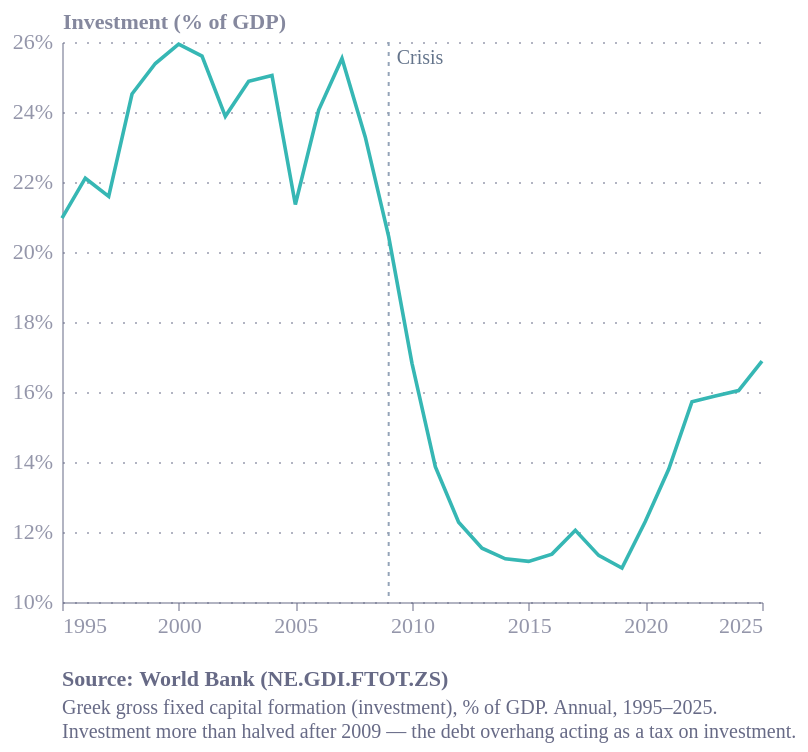

The specification (Vega-Lite) saved for this image:
### Vega-Lite specification from a JSON file in a GitHub repository (floating-point values rounded to 4 significant figures)
{"config": {"font": "Circular Std", "text": {"color": "#676A86", "align": "left", "baseline": "middle", "dx": 7, "dy": 0, "fontSize": 11}, "view": {"stroke": "transparent", "continuousWidth": 400, "continuousHeight": 300, "discreteWidth": 400, "discreteHeight": 300, "fill": "transparent"}, "range": {"category": ["#36B7B4", "#E6224B", "#F4C245", "#0063AF", "#00A767", "#179FDB", "#EB5C2E", "#5C267B", "#122B39"], "diverging": ["#E6224B", "#E54753", "#C9C9C9", "#179FDB", "#122B39"], "heatmap": ["#C9C9C9", "#179FDB", "#0063AF", "#122B39"], "ordinal": ["#00A767", "#36B7B4", "#179FDB", "#0063AF", "#243B5A"]}, "bar": {"color": "#179fdb"}, "line": {"color": "#e6224b"}, "rule": {"color": "#676A86"}, "area": {"opacity": 0.8}, "point": {"filled": true, "size": 80, "color": "#e6224b", "opacity": 0.95}, "geoshape": {"stroke": "white", "strokeWidth": 0.3}, "rect": {"fill": "#d6d4d4", "opacity": 0.3}, "axis": {"labelColor": "#676A86", "labelFontSize": 11, "labelFont": "Circular Std", "labelOpacity": 0.7, "tickColor": "#676A86", "tickOpacity": 0.5, "domainColor": "#676A86", "domainOpacity": 0.5, "gridColor": "#676A86", "gridDash": [2, 2], "gridOpacity": 0.5, "title": null, "titleColor": "#676A86", "titleOpacity": 0.8, "tickSize": 4}, "axisXDiscrete": {"grid": false, "labelAngle": 0, "tickCount": 10, "tickOpacity": 0.5, "title": null}, "axisYDiscrete": {"ticks": false, "labelPadding": 5}, "axisXTemporal": {"grid": false, "ticks": true}, "axisXQuantitative": {"grid": true}, "axisYQuantitative": {"gridColor": "#676A86", "gridDash": [1, 5], "gridOpacity": 0.5, "ticks": false, "labelPadding": 5, "tickCount": 8, "titleAngle": 0, "titleAlign": "left", "titleBaseline": "bottom", "titleX": 0, "titleY": -5}, "title": {"color": "#676A86E6", "subtitleColor": "#676A86", "font": "Circular Std", "subtitleFont": "Circular Std", "anchor": "start", "fontSize": 14, "subtitleFontSize": 12, "subtitlePadding": 4, "offset": 0, "frame": "group"}, "legend": {"titleColor": "#122b39", "title": null, "labelColor": "#122b39", "labelFontSize": 11}, "background": "white"}, "layer": [{"data": {"name": "data-1f73462ec1e60cd65517e528affd1124"}, "mark": {"type": "rule", "color": "#94a3b8", "strokeDash": [2, 3]}, "encoding": {"x": {"field": "date", "type": "temporal"}}}, {"data": {"name": "data-84f4b20225a6870593221eaa0a57d67a"}, "mark": {"type": "text", "align": "left", "color": "#64748b", "dx": 4, "dy": -4, "fontSize": 10}, "encoding": {"text": {"field": "t", "type": "nominal"}, "x": {"field": "date", "type": "temporal"}, "y": {"value": 12}}}, {"data": {"name": "data-6afc8782e73b729f7dc16faa16234977"}, "mark": {"type": "line", "strokeWidth": 1.8}, "encoding": {"color": {"field": "series", "legend": null, "type": "nominal"}, "x": {"axis": {"format": "%Y", "tickCount": 7}, "field": "date", "title": null, "type": "temporal"}, "y": {"axis": {"labelExpr": "datum.label + '%'"}, "field": "gfcf", "scale": {"domain": [10, 26]}, "title": "Investment (% of GDP)", "type": "quantitative"}}}], "height": 280, "title": {"text": "Source: World Bank (NE.GDI.FTOT.ZS)", "anchor": "start", "color": "#676A86", "dy": 12, "fontSize": 11, "orient": "bottom", "subtitle": ["Greek gross fixed capital formation (investment), % of GDP. Annual, 1995–2025.", "Investment more than halved after 2009 — the debt overhang acting as a tax on investment."], "subtitleColor": "#676A86", "subtitleFontSize": 10}, "width": 350, "$schema": "https://vega.github.io/schema/vega-lite/v6.4.1.json", "datasets": {"data-1f73462ec1e60cd65517e528affd1124": [{"date": "2009-01-01"}], "data-84f4b20225a6870593221eaa0a57d67a": [{"date": "2009-01-01", "t": "Crisis"}], "data-6afc8782e73b729f7dc16faa16234977": [{"year": 1995, "gfcf": 20.97, "date": "1995-01-01", "series": "gfcf"}, {"year": 1996, "gfcf": 22.11, "date": "1996-01-01", "series": "gfcf"}, {"year": 1997, "gfcf": 21.59, "date": "1997-01-01", "series": "gfcf"}, {"year": 1998, "gfcf": 24.51, "date": "1998-01-01", "series": "gfcf"}, {"year": 1999, "gfcf": 25.39, "date": "1999-01-01", "series": "gfcf"}, {"year": 2000, "gfcf": 25.94, "date": "2000-01-01", "series": "gfcf"}, {"year": 2001, "gfcf": 25.6, "date": "2001-01-01", "series": "gfcf"}, {"year": 2002, "gfcf": 23.88, "date": "2002-01-01", "series": "gfcf"}, {"year": 2003, "gfcf": 24.88, "date": "2003-01-01", "series": "gfcf"}, {"year": 2004, "gfcf": 25.04, "date": "2004-01-01", "series": "gfcf"}, {"year": 2005, "gfcf": 21.36, "date": "2005-01-01", "series": "gfcf"}, {"year": 2006, "gfcf": 24.06, "date": "2006-01-01", "series": "gfcf"}, {"year": 2007, "gfcf": 25.53, "date": "2007-01-01", "series": "gfcf"}, {"year": 2008, "gfcf": 23.28, "date": "2008-01-01", "series": "gfcf"}, {"year": 2009, "gfcf": 20.44, "date": "2009-01-01", "series": "gfcf"}, {"year": 2010, "gfcf": 16.82, "date": "2010-01-01", "series": "gfcf"}, {"year": 2011, "gfcf": 13.87, "date": "2011-01-01", "series": "gfcf"}, {"year": 2012, "gfcf": 12.28, "date": "2012-01-01", "series": "gfcf"}, {"year": 2013, "gfcf": 11.54, "date": "2013-01-01", "series": "gfcf"}, {"year": 2014, "gfcf": 11.23, "date": "2014-01-01", "series": "gfcf"}, {"year": 2015, "gfcf": 11.16, "date": "2015-01-01", "series": "gfcf"}, {"year": 2016, "gfcf": 11.37, "date": "2016-01-01", "series": "gfcf"}, {"year": 2017, "gfcf": 12.05, "date": "2017-01-01", "series": "gfcf"}, {"year": 2018, "gfcf": 11.33, "date": "2018-01-01", "series": "gfcf"}, {"year": 2019, "gfcf": 10.97, "date": "2019-01-01", "series": "gfcf"}, {"year": 2020, "gfcf": 12.3, "date": "2020-01-01", "series": "gfcf"}, {"year": 2021, "gfcf": 13.79, "date": "2021-01-01", "series": "gfcf"}, {"year": 2022, "gfcf": 15.72, "date": "2022-01-01", "series": "gfcf"}, {"year": 2023, "gfcf": 15.88, "date": "2023-01-01", "series": "gfcf"}, {"year": 2024, "gfcf": 16.04, "date": "2024-01-01", "series": "gfcf"}, {"year": 2025, "gfcf": 16.88, "date": "2025-01-01", "series": "gfcf"}]}}
